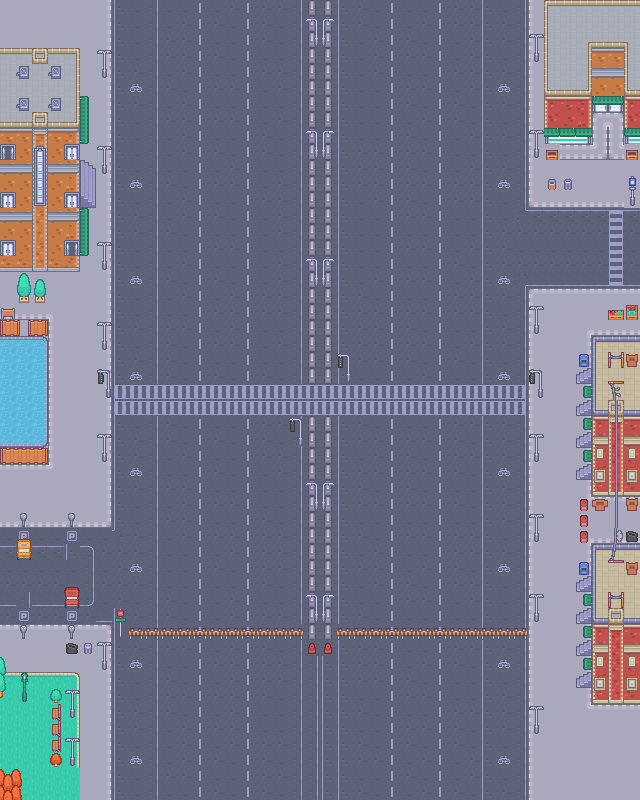

Tiled map render using the project's own tile images. Description and the map definition, with tile-layer contents summarised, below:
An orthogonal 40x50 tile map with 16x16 px tiles, 3 tile layers (base-layer, roads-and-buildings, object-layer), 1 hidden layer not drawn.

<map version="1.10" tiledversion="1.10.2" orientation="orthogonal" renderorder="right-down" width="40" height="50" tilewidth="16" tileheight="16" infinite="0" nextlayerid="5" nextobjectid="1">
 <editorsettings>
  <export target="CityMap.json" format="json" />
 </editorsettings>
 <tileset firstgid="1" name="city-map-tiled" tilewidth="16" tileheight="16" tilecount="486" columns="27">
  <image source="tilemap_packed.png" width="432" height="288" />
  <tile id="221">
   <animation>
    <frame tileid="222" duration="300" />
    <frame tileid="221" duration="300" />
   </animation>
  </tile>
  <tile id="248">
   <animation>
    <frame tileid="248" duration="300" />
    <frame tileid="249" duration="300" />
    <frame tileid="248" duration="300" />
    <frame tileid="249" duration="300" />
   </animation>
  </tile>
 </tileset>
 <layer id="1" name="base-layer" width="40" height="50">
  <data>[2000 cells, 2000 non-empty, 8 distinct tile ids]</data>
 </layer>
 <layer id="2" name="roads-and-buildings" width="40" height="50">
  <data>[2000 cells, 987 non-empty, 115 distinct tile ids]</data>
 </layer>
 <layer id="3" name="object-layer" width="40" height="50">
  <data>[2000 cells, 190 non-empty, 60 distinct tile ids]</data>
 </layer>
 <layer id="4" name="collision-layer" width="40" height="50" visible="0">
  <data>[2000 cells, 27 non-empty, 1 distinct tile ids]</data>
 </layer>
</map>
